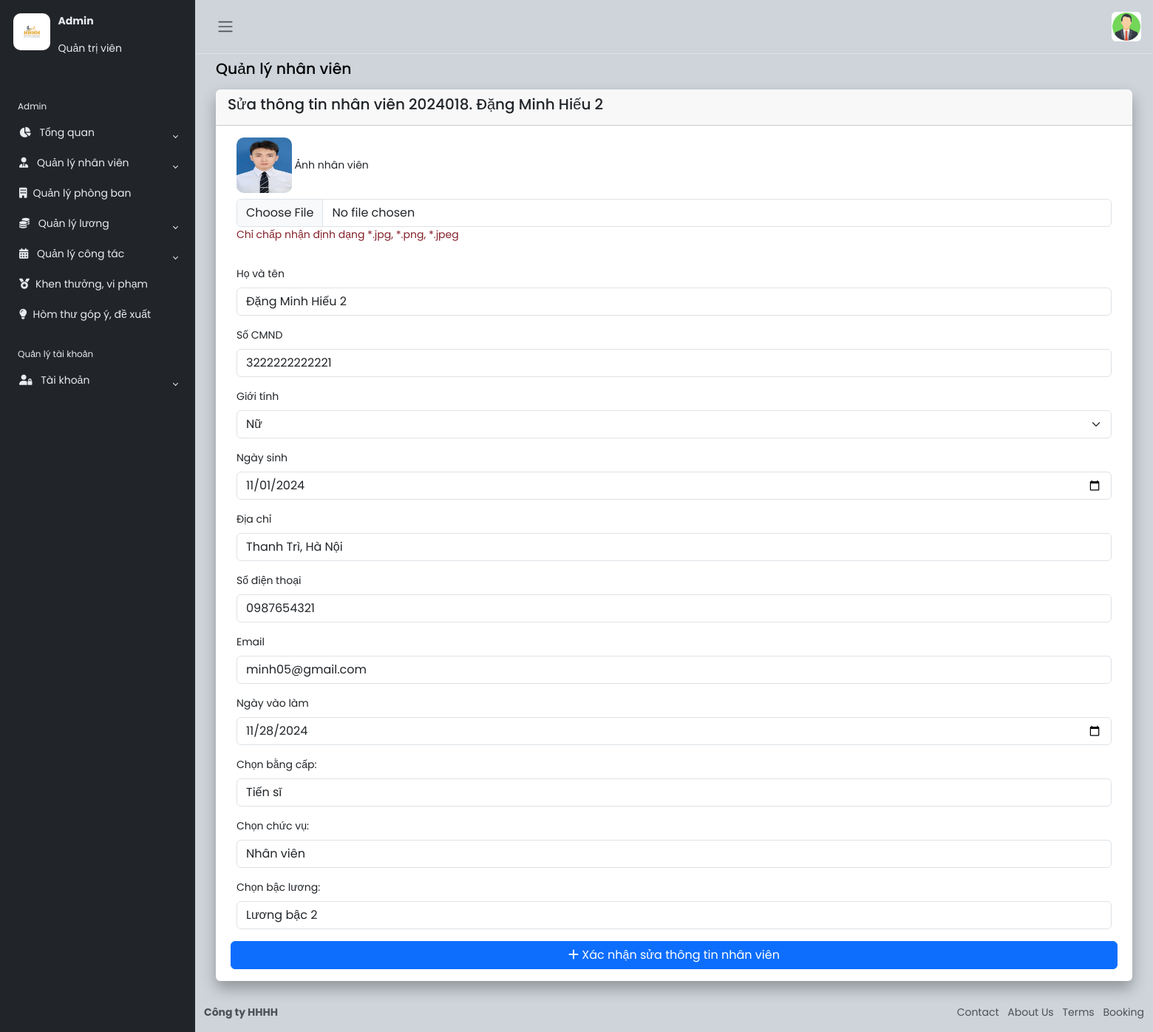
Page /TongQuan/suanhanvien.php?xid=2024018 (signed in) on the committed database.
### tables this page shows
CREATE TABLE `nhanvien` (
  `MANV` int(11) NOT NULL,
  `TENNV` varchar(50) NOT NULL,
  `GIOITINH` varchar(5) NOT NULL,
  `NGAYSINH` varchar(15) NOT NULL,
  `DIACHI` varchar(255) NOT NULL,
  `SDT` varchar(255) NOT NULL,
  `EMAIL` varchar(100) NOT NULL,
  `NGAYVAOLAM` varchar(15) NOT NULL,
  `MAPHONGBAN` int(11) DEFAULT NULL,
  `CMND` varchar(200) NOT NULL,
  `BANGCAP` varchar(45) NOT NULL,
  `QUYENHAN` varchar(45) DEFAULT NULL,
  `TENTAIKHOAN` varchar(45) DEFAULT NULL,
  `MATKHAU` longtext DEFAULT NULL,
  `BACLUONG` varchar(60) DEFAULT NULL,
  `MAHOPDONG` int(11) DEFAULT NULL,
  `CHUCVU` varchar(45) DEFAULT NULL,
  `ANHNV` varchar(255) NOT NULL DEFAULT 'profile.jpg'
);

### TongQuan/suanhanvien.php (the view, shortened to what this page needs)
<?php include('../menu.php'); ?>
<?php
require_once '../connect.php';
$id = $_GET['xid'];
$sql = "SELECT * FROM NHANVIEN WHERE MANV = $id";
$stmt = $conn->prepare($sql);
$stmt->execute();
$r = $stmt->fetch(PDO::FETCH_ASSOC); ?>
<div class="container-fluid">
    <div class="mb-3">
        <h4>Quản lý nhân viên</h4>
    </div>
    <div class="row">
        <div class="col-12 d-flex">
            <div class="card border-0">
                <div class="card-header">
                    <h5 class="card-title">Sửa thông tin nhân viên <?php echo $r['MANV']; ?>. <?php echo $r['TENNV']; ?>
                    </h5>
                </div>
                <div class="card-body">
                    <div class="container">
                        <form action="xulisuanhanvien.php?xid=<?php echo $r['MANV']; ?>" enctype="multipart/form-data"
                            method="post" class="row g-3 needs-validation" novalidate>
                            <div>
                                <img src="../image/<?php echo $r['ANHNV']; ?>" alt="loi"
                                    style="height: 75px; width: 75px; border-radius: 10px">
                                <label for="validationCustom01" class="form-label ">Ảnh nhân viên</label>
                                <input type="file" class="form-control mt-2" id="pp" name="pp">
                                <p style="color: #842029;">Chỉ chấp nhận định dạng *.jpg, *.png, *.jpeg</p>
                            </div>
                            <div>
                                <label for="validationCustom01" class="form-label">Họ và tên</label>
                                <input type="text" class="form-control" name="tennv" value="<?php echo $r['TENNV']; ?>">
                            </div>
                            <div>
                                <label for="validationCustom01" class="form-label">Số CMND</label>
                                <input type="text" class="form-control" name="cmnd" value="<?php echo $r['CMND']; ?>">
                            </div>
                            <div>
                                <label for="validationCustom04" class="form-label">Giới tính</label>
                                <select class="form-select" id="gioitinh1">
                                    <option selected disabled value="<?php echo $r['GIOITINH']; ?>">
                                        <?php echo $r['GIOITINH']; ?>
                                    </option>
                                </select>
                            </div>
                            <div>
                                <label for="validationCustom02" class="form-label">Ngày sinh</label>
                                <input type="date" class="form-control" name="ngaysinh"
                                    value="<?php echo $r['NGAYSINH']; ?>">
                            </div>
                            <div>
                                <label for="validationCustom01" class="form-label">Địa chỉ</label>
                                <input type="text" class="form-control" name="diachi"
                                    value="<?php echo $r['DIACHI']; ?>">
                            </div>
                            <div>
                                <label for="validationCustom01" class="form-label">Số điện thoại</label>
                                <input type="text" class="form-control" name="sdt" value="<?php echo $r['SDT']; ?>">
                            </div>
                            <div>
                                <label for="validationCustom01" class="form-label">Email</label>
                                <input type="text" class="form-control" name="email" value="<?php echo $r['EMAIL']; ?>">
                            </div>
                            <div>
                                <label for="validationCustom02" class="form-label">Ngày vào làm</label>
                                <input type="date" class="form-control" name="ngayvaolam"
                                    value="<?php echo $r['NGAYVAOLAM']; ?>">
                            </div>
                            <div>
                                <label for="bacLuong" class="form-label">Chọn bằng cấp: </label>
                                <select class="form-control" id="bangcap1">
                                    <option selected disabled value="<?php echo $r['BANGCAP']; ?>">
                                        <?php echo $r['BANGCAP']; ?>
                                    </option>
                                </select>
                            </div>
                            <div>
                                <label for="bacLuong" class="form-label">Chọn chức vụ: </label>
                                <select class="form-control" id="chucvu1">
                                    <option selected disabled value="<?php echo $r['CHUCVU']; ?>">
                                        <?php echo $r['CHUCVU']; ?>
                                    </option>
                                </select>
                            </div>
                            <div>
                                <label for="bacLuong" class="form-label">Chọn bậc lương: </label>
                                <select class="form-control" id="bacluong1" name="bacluong1">
                                    <option selected disabled value="<?php echo $r['BACLUONG']; ?>">
                                        <?php echo $r['BACLUONG']; ?>
                                    </option>
                                </select>
                            </div>
                            <button class="btn btn-primary" type="submit"><i class="fa fa-plus" aria-hidden="true"></i>
                                Xác nhận sửa thông tin nhân viên</button>
                        </form>
                    </div>
                </div>
            </div>
        </div>
    </div>
</div>
<?php include('../footer.php'); ?>

### css/style.css (style rules this page uses)
h4 { font-family: "Poppins", sans-serif; font-size: 1.275rem; color: var(--bs-emphasis-color); }
.card { box-shadow: 0 0 0.875rem 0 rgba(34, 46, 60, 0.05); margin-bottom: 24px; width: 100vw; }

### css/index.css (style rules this page uses)
* { padding: 0; margin: 0; }
.card { box-shadow: 0px 10px 20px rgba(0, 0, 0, 0.3); }

### rows in the picture
nhanvien: MANV "2024018", TENNV "Đặng Minh Hiếu 2", ANHNV (picture), tennv "Đặng Minh Hiếu 2", cmnd "3222222222221", GIOITINH "Nữ", ngaysinh "11/01/2024", diachi "Thanh Trì, Hà Nội", sdt "0987654321", email "minh05@gmail.com", ngayvaolam "11/28/2024", BANGCAP "Tiến sĩ", CHUCVU "Nhân viên", bacluong1 "Lương bậc 2"
